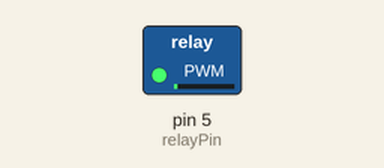
A sketch run on a simulated Arduino Uno, built with avr-gcc and run on an emulated ATmega328P. Shown: switched loads named in the sketch (green lamp = pin HIGH).

Above: at 0.05 s.
At 0.95 s:
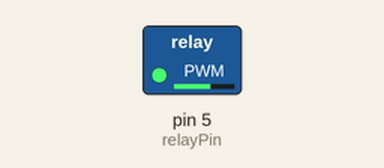
At 1.4 s:
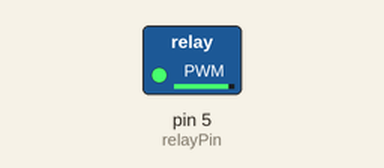
At 2.75 s:
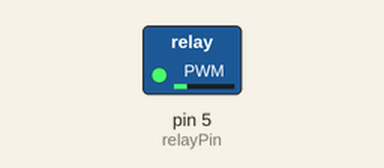
Timing chart, 0 to 7.0 s (numbered marks = the images above):
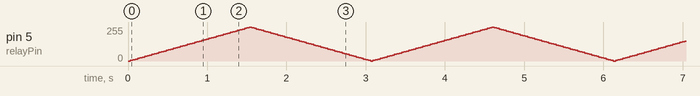

The sketch:

Relay.ino
```cpp
/**********************************************/
const int relayPin =5; //the "s" of relay module attach to
int brightness = 0;
int fadeAmount = 5;
/**********************************************/
void setup()
{
  pinMode(relayPin, OUTPUT); //initialize relay as an output
}
/***********************************************/
void loop()
{
  analogWrite(relayPin, brightness); //Close the relay
  brightness = brightness + fadeAmount;
   // reverse the direction of the fading at the ends of the fade:
  if (brightness == 0 || brightness == 255) {
    fadeAmount = -fadeAmount ;
  }
  // wait for 30 milliseconds to see the dimming effect
  delay(30);
}
/*************************************************/
```
